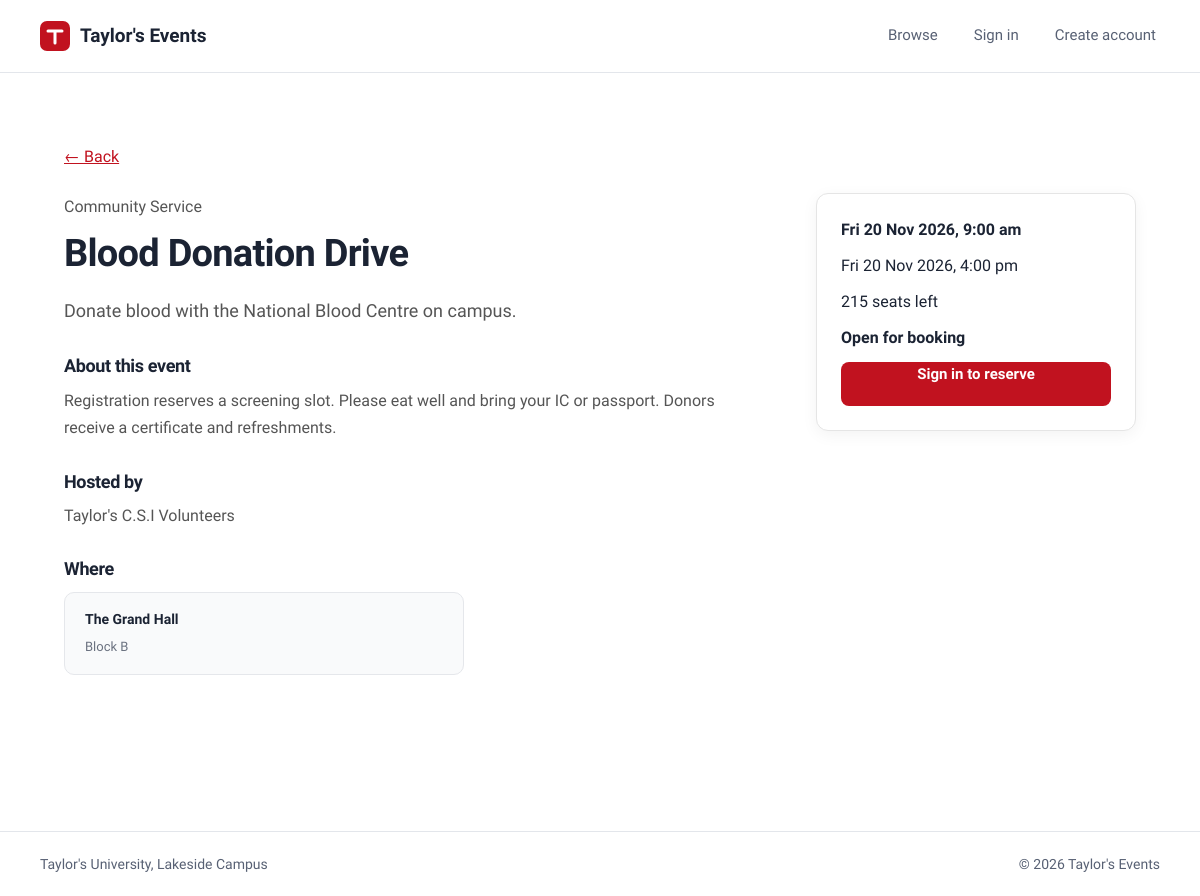
The app's page /events/blood-donation-drive-18 with its own data.
### tables this page shows
CREATE TABLE events (
    id                      INT UNSIGNED NOT NULL AUTO_INCREMENT,
    public_id               CHAR(36)     NOT NULL,           
    organizer_id            INT UNSIGNED NOT NULL,           
    club_id                 SMALLINT UNSIGNED NOT NULL,      
    category_id             SMALLINT UNSIGNED NOT NULL,
    venue_id                SMALLINT UNSIGNED NOT NULL,
    title                   VARCHAR(150) NOT NULL,
    slug                    VARCHAR(170) NOT NULL,
    summary                 VARCHAR(300) NOT NULL,
    description             TEXT         NOT NULL,
    learning_outcomes       TEXT         NULL,
    banner_path             VARCHAR(255) NULL,
    starts_at               DATETIME     NOT NULL,
    ends_at                 DATETIME     NOT NULL,
    registration_closes_at  DATETIME     NULL,               
    capacity                SMALLINT UNSIGNED NOT NULL,
    confirmed_count         SMALLINT UNSIGNED NOT NULL DEFAULT 0,
    status                  ENUM('draft','pending_approval','published','ongoing','completed','archived')
                            NOT NULL DEFAULT 'draft',
    rejection_reason        VARCHAR(500) NULL,
    approved_by             INT UNSIGNED NULL,
    approved_at             DATETIME     NULL,
    created_at              DATETIME     NOT NULL DEFAULT CURRENT_TIMESTAMP,
    updated_at              DATETIME     NOT NULL DEFAULT CURRENT_TIMESTAMP ON UPDATE CURRENT_TIMESTAMP,
    deleted_at              DATETIME     NULL,               
    PRIMARY KEY (id),
    UNIQUE KEY uq_events_public_id (public_id),
    UNIQUE KEY uq_events_slug (slug),
     
     
     
    KEY idx_events_venue_time (venue_id, status, starts_at, ends_at),
     
    KEY idx_events_status_start (status, starts_at),
    KEY idx_events_organizer (organizer_id),
    KEY idx_events_club (club_id, starts_at),
    KEY idx_events_category (category_id),
    FULLTEXT KEY ftx_events_search (title, summary, description),
    CONSTRAINT fk_events_organizer FOREIGN KEY (organizer_id)
        REFERENCES users (id) ON UPDATE CASCADE ON DELETE RESTRICT,
    CONSTRAINT fk_events_club FOREIGN KEY (club_id)
        REFERENCES clubs (id) ON UPDATE CASCADE ON DELETE RESTRICT,
    CONSTRAINT fk_events_category FOREIGN KEY (category_id)
        REFERENCES event_categories (id) ON UPDATE CASCADE ON DELETE RESTRICT,
    CONSTRAINT fk_events_venue FOREIGN KEY (venue_id)
        REFERENCES venues (id) ON UPDATE CASCADE ON DELETE RESTRICT,
    CONSTRAINT fk_events_approver FOREIGN KEY (approved_by)
        REFERENCES users (id) ON UPDATE CASCADE ON DELETE SET NULL,
    CONSTRAINT chk_events_time      CHECK (ends_at > starts_at),
    CONSTRAINT chk_events_capacity  CHECK (capacity > 0),
    CONSTRAINT chk_events_no_overbook CHECK (confirmed_count <= capacity)
);

CREATE TABLE event_categories (
    id         SMALLINT UNSIGNED NOT NULL AUTO_INCREMENT,
    name       VARCHAR(60) NOT NULL,
    slug       VARCHAR(60) NOT NULL,
    color_hex  CHAR(7)     NOT NULL DEFAULT '#C8102E',
    icon       VARCHAR(40) NOT NULL DEFAULT 'calendar',
    PRIMARY KEY (id),
    UNIQUE KEY uq_categories_slug (slug),
    CONSTRAINT chk_categories_color CHECK (color_hex REGEXP '^#[0-9A-Fa-f]{6}$')
);

CREATE TABLE clubs (
    id           SMALLINT UNSIGNED NOT NULL AUTO_INCREMENT,
    name         VARCHAR(120) NOT NULL,
    slug         VARCHAR(120) NOT NULL,
    kind         ENUM('club','society','sports','office') NOT NULL DEFAULT 'club',
    contact_email VARCHAR(190) NULL,
    description  VARCHAR(500) NULL,
    is_active    TINYINT(1)   NOT NULL DEFAULT 1,
    created_at   DATETIME     NOT NULL DEFAULT CURRENT_TIMESTAMP,
    PRIMARY KEY (id),
    UNIQUE KEY uq_clubs_name (name),
    UNIQUE KEY uq_clubs_slug (slug)
);

CREATE TABLE venues (
    id             SMALLINT UNSIGNED NOT NULL AUTO_INCREMENT,
    code           VARCHAR(20)  NOT NULL,
    name           VARCHAR(120) NOT NULL,
    building       VARCHAR(80)  NOT NULL,
    floor_label    VARCHAR(10)  NULL,
    capacity       SMALLINT UNSIGNED NOT NULL,
    venue_type     ENUM('hall','lecture_theatre','theatre','classroom','lab','studio','lounge','breakout') NOT NULL,
    capacity_verified TINYINT(1) NOT NULL DEFAULT 0,        
    has_projector  TINYINT(1) NOT NULL DEFAULT 0,
    is_accessible  TINYINT(1) NOT NULL DEFAULT 1,            
    is_active      TINYINT(1) NOT NULL DEFAULT 1,
    created_at     DATETIME   NOT NULL DEFAULT CURRENT_TIMESTAMP,
    PRIMARY KEY (id),
    UNIQUE KEY uq_venues_code (code),
    KEY idx_venues_capacity (capacity),                      
    CONSTRAINT chk_venues_capacity CHECK (capacity > 0)
);

### app/Views/pages/event.php (the view, shortened to what the rows shown need)
<section class="event-details">
    <div class="event-details-layout">
        <div class="event-details-main">
            <p><?= e($event['category_name'] ?? '') ?></p>
            <h1><?= e($event['title']) ?></h1>
            <p class="event-summary"><?= e($event['summary']) ?></p>
            <h2><?= e(t('event.about')) ?></h2>
            <p><?= nl2br(e($event['description'] ?? '')) ?></p>
            <h2><?= e(t('event.host')) ?></h2>
            <p><?= e($event['club_name']) ?></p>
            <h2><?= e(t('event.where')) ?></h2>
            <div class="event-venue">
                <strong><?= e($event['venue_name']) ?></strong>
                <p><?= e($event['venue_building']) ?></p>
            </div>
        </div>
        <aside class="event-booking">
            <p class="event-booking__date"><?= e(format_datetime($event['starts_at'])) ?></p>
            <p><?= e(format_datetime($event['ends_at'])) ?></p>
            <p><?= e(t('event.seats_left', ['count' => max(0, (int) $event['capacity'] - (int) $event['confirmed_count'])])) ?></p>
            <p><strong><?= e(t('status.' . $event['status'])) ?></strong></p>
            <?php if (($registration['status'] ?? null) === 'confirmed'): ?>
                <p class="notice notice--success"><?= e(t('registration.confirmed')) ?></p>
                <a class="btn btn--primary" href="<?= e(url('/registrations/' . $registration['id'] . '/ticket')) ?>"><?= e(t('ticket.view')) ?></a>
                <form method="post" action="<?= e(url('/registrations/' . $registration['id'] . '/cancel')) ?>">
                    <?= csrf_field() ?>
                    <button class="btn btn--secondary" type="submit"><?= e(t('action.cancel_booking')) ?></button>
                </form>
            <?php elseif (!auth_user() && $event['status'] === 'published'): ?>
                <a class="btn btn--primary" href="<?= e(url('/login?next=' . rawurlencode('/events/' . $event['slug']))) ?>"><?= e(t('action.sign_in_to_register')) ?></a>
            <?php endif; ?>
        </aside>
    </div>
</section>

### records on screen
events: category.name "Community Service", title "Blood Donation Drive", summary "Donate blood with the National Blood Centre on campus.", description "Registration reserves a screening slot. Please eat well and bring your IC or passport. Donors receive a certificate and refreshments.", club.name "Taylor's C.S.I Volunteers", venue.name "The Grand Hall", venue.building "Block B", starts_at "Fri 20 Nov 2026, 9:00 am", ends_at "Fri 20 Nov 2026, 4:00 pm", capacity+confirmed_count "215 seats left", status "Open for booking"

### other values on screen
t('app.name') "Taylor's Events"
$link['label'] "Browse"
t('nav.sign_in') "Sign in"
t('nav.create_account') "Create account"
t('action.back') "Back"
t('event.about') "About this event"
t('event.host') "Hosted by"
t('event.where') "Where"
t('action.sign_in_to_register') "Sign in to reserve"
t('app.footer') "Taylor's University, Lakeside Campus"
